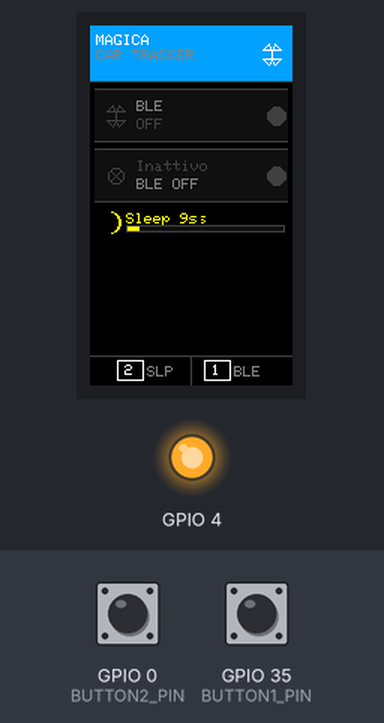
The sketch below on a simulated ESP32. Shown: 135×240 colour display, output pins drawn as LEDs (lit = HIGH). The inputs (shaded band) are chosen by the test bench; at power-on: GPIO 35 (BUTTON1_PIN) LOW, GPIO 0 (BUTTON2_PIN) HIGH. Nothing arrives over Bluetooth unless stated; a phone connects over Bluetooth LE 3 s after start; what the sketch prints to the serial monitor is not drawn.

Above: at 2.2 s.
2.3 s: GPIO 35 (BUTTON1_PIN) pulled HIGH for 0.15 s
At 2.69 s:
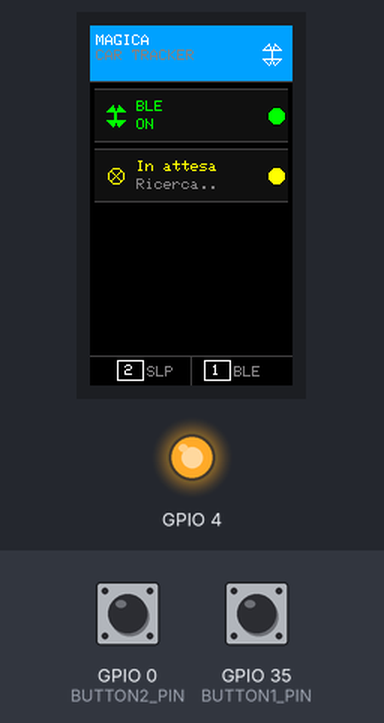
3.0 s: GPIO 0 (BUTTON2_PIN) pulled LOW for 0.15 s
3.7 s: GPIO 35 (BUTTON1_PIN) pulled HIGH for 1 s
At 4.13 s:
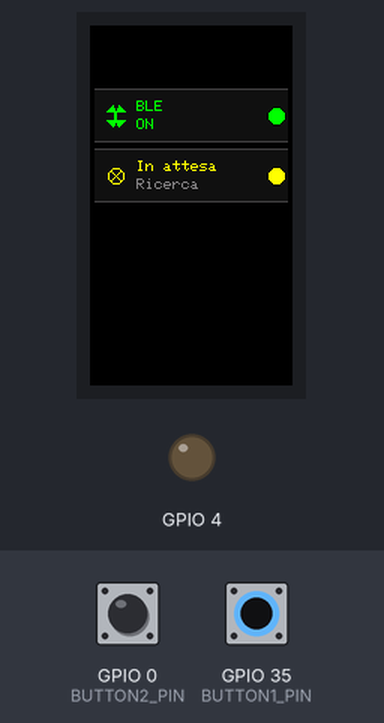
5.3 s: GPIO 35 (BUTTON1_PIN) pulled HIGH for 0.15 s
At 6.0 s:
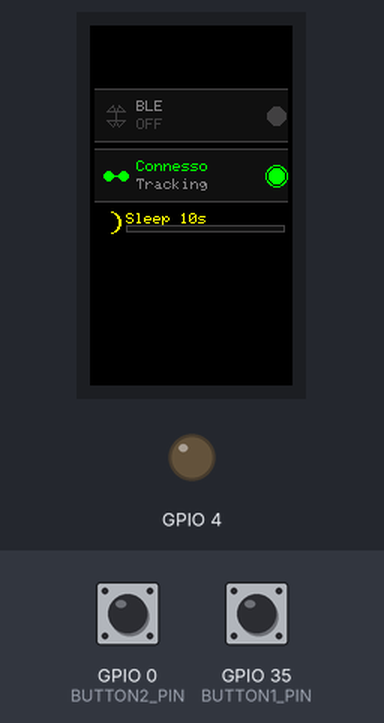
8.4 s: GPIO 0 (BUTTON2_PIN) pulled LOW for 0.15 s
At 9.02 s:
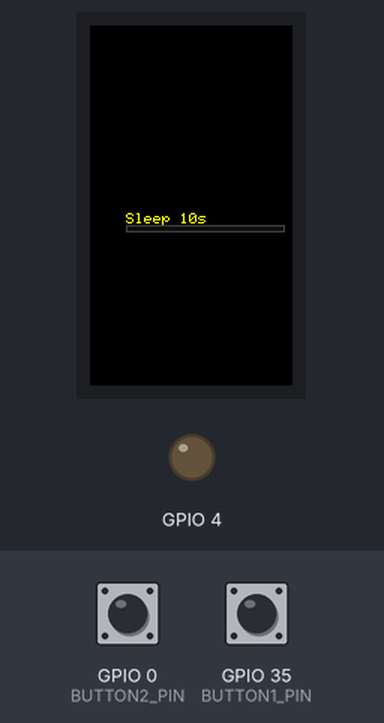
9.1 s: GPIO 35 (BUTTON1_PIN) pulled HIGH for 3.2 s
At 10.0 s:
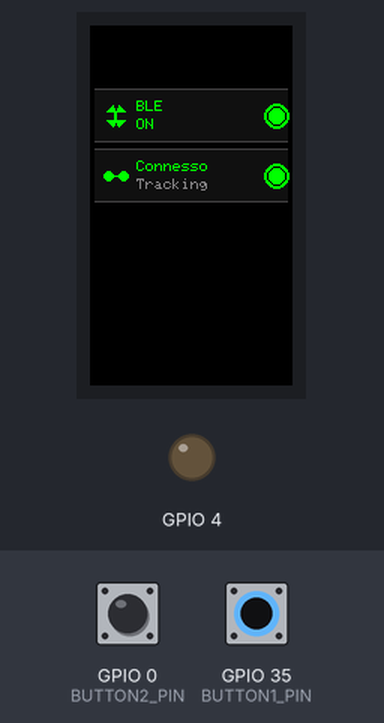
Timing chart, 0 to 12.1 s (numbered marks = the images above; inputs shaded):
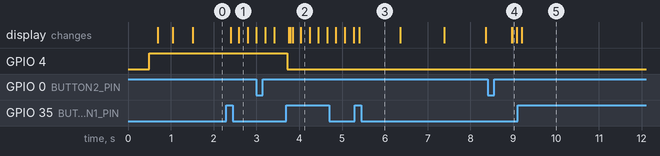

The sketch:

MagicaTrackerBLE.ino
```cpp
/*
 * ESP32 BLE Auto Tracker - Magica App
 * Versione con controllo pulsanti: BUTTON1 toggle BLE, BUTTON2 disponibile
 *
 * Hardware: LILYGO T-Display (ESP32)
 * Alimentazione: 12V auto → convertitore 5V → ESP32
 */

#include <BLEDevice.h>
#include <BLEServer.h>
#include <BLEUtils.h>
#include <BLE2902.h>
#include "Button2.h"

// ========== DISPLAY INCLUDES ==========
#include "DisplayManager.h"

// ========== DEEP SLEEP INCLUDES ==========
#include "driver/rtc_io.h"  // Per RTC GPIO control
#include "esp_sleep.h"      // Per deep sleep functions

// ========== CONFIGURAZIONE ==========

// Nome dispositivo BLE (prova anche: "Magica", "MagicaTracker", "CarBLE")
#define DEVICE_NAME "MagicaCar"

// UUID da scoprire - questi sono esempi generici
#define SERVICE_UUID        "0000180a-0000-1000-8000-00805f9b34fb"
#define CHARACTERISTIC_UUID "00002a29-0000-1000-8000-00805f9b34fb"

// Pin pulsanti LILYGO T-Display
#define BUTTON1_PIN 35  // Toggle BLE service
#define BUTTON2_PIN 0   // Toggle deep sleep

// Istanza libreria Button2
Button2 button1, button2;

// ========== VARIABILI GLOBALI ==========

BLEServer* pServer = NULL;
bool deviceConnected = false;
bool bleEnabled = false;  // Stato del servizio BLE (inizialmente disabilitato)

// ========== DISPLAY MANAGER ==========
DisplayManager displayManager;

// ========== DEEP SLEEP VARIABILI ==========
RTC_DATA_ATTR bool deepSleepMode = false;  // Stato persistente attraverso deep sleep
RTC_DATA_ATTR int bootCount = 0;           // Contatore boot per debug

// ========== TIMEOUT AUTO SLEEP ==========
#define AUTO_SLEEP_TIMEOUT 10000  // x secondi di inattività prima di deep sleep
unsigned long lastActivityTime = 0;  // Timestamp ultimo input utente
unsigned long lastCountdownTime = 0; // Per evitare spam countdown
bool countdownActive = false;       // Flag per countdown attivo
bool autoSleepEnabled = true;       // Flag per controllo esplicito auto timeout deep sleep

// ========== CALLBACK ==========

class MyServerCallbacks: public BLEServerCallbacks {
    void onConnect(BLEServer* pServer) {
      deviceConnected = true;
      // Il sistema di refresh ottimizzato rileverà automaticamente il cambiamento
      Serial.println("CONNESSO - Tracking attivo");
    }

    void onDisconnect(BLEServer* pServer) {
      deviceConnected = false;
      // Il sistema di refresh ottimizzato rileverà automaticamente il cambiamento
      Serial.println("DISCONNESSO - Riavvio advertising");
      delay(500);
      pServer->startAdvertising();
    }
};

// ========== FUNZIONI HELPER ==========

void enableBLE() {
  if (bleEnabled) return; // Già abilitato

  // Verifica che non siamo in deep sleep mode
  if (deepSleepMode) {
    Serial.println("⚠️ BLE non può essere abilitato in modalità DEEP SLEEP");
    Serial.println("💡 Premi BUTTON2 per uscire dal deep sleep");
    return;
  }

  Serial.println("✓ Abilitazione servizio BLE...");

  if (!pServer) {
    // Prima inizializzazione
    BLEDevice::init(DEVICE_NAME);

    // Crea server
    pServer = BLEDevice::createServer();
    pServer->setCallbacks(new MyServerCallbacks());

    // Crea servizio
    BLEService *pService = pServer->createService(SERVICE_UUID);

    // Crea caratteristica
    BLECharacteristic *pCharacteristic = pService->createCharacteristic(
      CHARACTERISTIC_UUID,
      BLECharacteristic::PROPERTY_READ   |
      BLECharacteristic::PROPERTY_NOTIFY
    );

    pCharacteristic->addDescriptor(new BLE2902());
    pCharacteristic->setValue("ESP32 Tracker");

    // Avvia servizio
    pService->start();
  }

  // Configura e avvia advertising
  BLEAdvertising *pAdvertising = BLEDevice::getAdvertising();
  pAdvertising->addServiceUUID(SERVICE_UUID);
  pAdvertising->setScanResponse(true);
  pAdvertising->setMinPreferred(0x06);
  pAdvertising->setMinPreferred(0x12);

  BLEDevice::startAdvertising();

  bleEnabled = true;
  // Il sistema di refresh ottimizzato rileverà automaticamente il cambiamento
  Serial.println("✓ BLE attivo e visibile");
  Serial.println("✓ In attesa connessione Magica...\n");
}

// ========== DISABLE BLE ==========
// Questa funzione ferma BLE advertising
// Viene chiamata quando si disabilita BLE manualmente o prima di deep sleep
void disableBLE() {
  if (!bleEnabled) return; // Già disabilitato

  Serial.println("🔄 Disabilitazione BLE...");

  if (pServer) {
    // Ferma l'advertising prima di dormire
    pServer->getAdvertising()->stop();
    deviceConnected = false;
  }

  bleEnabled = false;
  // Il sistema di refresh ottimizzato rileverà automaticamente il cambiamento
  Serial.println("✓ BLE disabilitato\n");
}

// ========== NUOVA IMPLEMENTAZIONE DEEP SLEEP ==========
void enterDeepSleep() {
  Serial.println("🔋 Entrando in DEEP SLEEP per risparmio energetico...");

  // IMPORTANTE: Spegni display prima di deep sleep
  displayManager.turnOff();

  // Verifica che GPIO 0 sia valido per RTC wake up
  if (!esp_sleep_is_valid_wakeup_gpio(GPIO_NUM_0)) {
    Serial.println("❌ ERRORE: GPIO 0 non valido per wake up da deep sleep!");
    return;
  }

  // PULIZIA: Disabilita tutti i wake up precedenti per evitare conflitti
  esp_sleep_disable_wakeup_source(ESP_SLEEP_WAKEUP_ALL);

  // IMPORTANTE: Prima configura il pin come input con pull-up per stabilità
  pinMode(BUTTON2_PIN, INPUT_PULLUP);

  // Breve delay per stabilizzare il pin (ridotto al minimo necessario)
  delay(5);

  // Verifica stato pin prima di configurare wake up
  int pinState = digitalRead(BUTTON2_PIN);

  // Sicurezza: se il pin è già LOW, non entrare in deep sleep per evitare loop
  if (pinState == LOW) {
    Serial.println("⚠️ ATTENZIONE: GPIO 0 è LOW - pulsante premuto o pin instabile!");
    Serial.println("⏸️  Annullamento deep sleep per sicurezza");
    return;
  }

  // Configura wake up source: ext0 - svegliati quando pulsante va LOW (premuto)
  // NOTA: Per pulsante collegato tra GPIO0 e GND:
  // - Non premuto: pin HIGH (grazie a pull-up)
  // - Premuto: pin LOW → wake up
  esp_sleep_enable_ext0_wakeup(GPIO_NUM_0, 0);  // Wake on LOW (pulsante premuto)

  // Nota: Non configurare RTC GPIO aggiuntive per evitare conflitti con altre librerie

  deepSleepMode = true;  // Salva stato in RTC memory
  Serial.println("✅ Wake up configurato su GPIO 0 (BUTTON2) - Wake on LOW");
  Serial.printf("💤 Buona notte! Premi BUTTON2 per svegliare... (Boot #%d)\n\n", ++bootCount);

  // Entra in deep sleep - consumo scende a ~0.15mA
  esp_deep_sleep_start();

  // Questa linea non verrà mai eseguita
  Serial.println("ERRORE: Uscito da deep sleep senza wake up!");
}

// ========== BUTTON HANDLERS ==========

// Handler per BUTTON1: Toggle BLE advertising (solo se non in deep sleep)
void handleButton1Tap(Button2& btn) {
  // Tap handler come fallback se Button2 chiama tap invece di click
  handleButton1Click(btn);
}

void handleButton1Click(Button2& btn) {
  // Verifica che non siamo in deep sleep mode
  if (deepSleepMode) {
    Serial.println("⚠️ BUTTON1: BLE non disponibile in modalità DEEP SLEEP");
    Serial.println("💡 Premi BUTTON2 per uscire dal deep sleep");
    return;
  }

  unsigned long currentTime = millis();
  lastActivityTime = currentTime;  // Reset timer attività
  countdownActive = false;         // Reset countdown

  if (bleEnabled) {
    // Disabilita BLE advertising + riabilita auto timeout
    Serial.println("🔄 BUTTON1: BLE attivo → BLE disabilitato");
    disableBLE();
    autoSleepEnabled = true;  // Riabilita auto timeout
    lastActivityTime = millis();  // Reset timer per auto sleep (NON entra in deep sleep immediatamente)
    countdownActive = false;  // Reset countdown per sicurezza
    Serial.println("✓ Auto timeout deep sleep riabilitato (10 sec) - Timer resettato");
  } else {
    // Abilita BLE advertising + disabilita auto timeout
    Serial.println("🔄 BUTTON1: BLE disabilitato → BLE attivo");
    autoSleepEnabled = false;  // Disabilita auto timeout
    enableBLE();
    Serial.println("✓ Auto timeout deep sleep disabilitato");
  }

  // Il sistema di refresh ottimizzato rileverà automaticamente il cambiamento di bleEnabled
}

// Handler per BUTTON2: Toggle deep sleep mode (da qualsiasi stato)
void handleButton2Click(Button2& btn) {
  unsigned long currentTime = millis();
  lastActivityTime = currentTime;  // Reset timer attività
  countdownActive = false;         // Reset countdown

  if (deepSleepMode) {
    // Siamo in deep sleep mode → esci e fai reset completo
    Serial.println("🔄 BUTTON2: Uscita da DEEP SLEEP - Reset completo...");
    deepSleepMode = false;  // Reset flag prima del restart
    delay(100);  // Breve delay per permettere messaggio Serial
    ESP.restart();  // Reset completo - ricomincia da setup()
    return;  // Questa linea non verrà mai raggiunta
  } else {
    // Non siamo in deep sleep mode → abilitalo (entrata)
    Serial.println("🔄 BUTTON2: Abilitazione DEEP SLEEP mode");

    // Se BLE è attivo, disabilitalo prima di deep sleep
    // disableBLE() gestisce automaticamente la disconnessione e lo stop dell'advertising
    if (bleEnabled) {
      Serial.println("📡 Disabilitazione BLE prima di deep sleep...");
      disableBLE();
      // Piccolo delay per permettere al display di aggiornarsi e alla disconnessione di completarsi
      delay(200);
    }

    // Attendi che il pulsante venga rilasciato per evitare wake up immediato
    Serial.println("🔍 Attendo rilascio pulsante BUTTON2...");
    unsigned long waitStart = millis();
    while (digitalRead(BUTTON2_PIN) == LOW && (millis() - waitStart) < 2000) {
      delay(1);  // Delay minimo solo per non saturare la CPU (debounce gestito da Button2)
    }

    // Entra in deep sleep
    enterDeepSleep();  // Vai in deep sleep (displayManager.turnOff() chiamato dentro)
  }
}

// ========== HELPER FUNCTIONS DEEP SLEEP ==========

// Funzione per stampare la causa del wake up
void print_wakeup_reason() {
  esp_sleep_wakeup_cause_t wakeup_reason = esp_sleep_get_wakeup_cause();

  switch (wakeup_reason) {
    case ESP_SLEEP_WAKEUP_EXT0:
      Serial.println("🌅 Wake up: GPIO esterno (BUTTON2)"); break;
    case ESP_SLEEP_WAKEUP_EXT1:
      Serial.println("🌅 Wake up: GPIO esterno multiplo"); break;
    case ESP_SLEEP_WAKEUP_TIMER:
      Serial.println("🌅 Wake up: Timer"); break;
    case ESP_SLEEP_WAKEUP_TOUCHPAD:
      Serial.println("🌅 Wake up: Touch pad"); break;
    case ESP_SLEEP_WAKEUP_ULP:
      Serial.println("🌅 Wake up: ULP program"); break;
    default:
      Serial.printf("🌅 Wake up: Altro (%d)\n", wakeup_reason); break;
  }
}

// ========== SETUP ==========

void setup() {
  Serial.begin(115200);
  delay(500);  // Tempo ridotto per aprire Serial Monitor (era 1000ms)

  bootCount++;
  Serial.printf("\n=== ESP32 BLE Tracker per Magica - Boot #%d ===\n", bootCount);

  // PULIZIA: Disabilita eventuali wake up sources residue per evitare auto-wake up
  esp_sleep_disable_wakeup_source(ESP_SLEEP_WAKEUP_ALL);

  // Verifica causa wake up
  print_wakeup_reason();

  // Gestione wake up da deep sleep
  if (esp_sleep_get_wakeup_cause() == ESP_SLEEP_WAKEUP_EXT0) {
    Serial.println("✅ Svegliato da BUTTON2 - Uscita da DEEP SLEEP");

    // IMPORTANTE: Deinizializza RTC GPIO prima di riconfigurare il pin
    rtc_gpio_deinit(GPIO_NUM_0);
    delay(50);  // Delay per permettere la deinizializzazione

    // Riconfigura il pin come normale GPIO input
    pinMode(BUTTON2_PIN, INPUT_PULLUP);
    delay(50);  // Delay per stabilizzare il pin

    // CRITICO: Attendi che il pulsante venga rilasciato prima del restart
    // Questo evita che il pulsante sia ancora premuto quando Button2 viene inizializzato
    Serial.println("🔍 Attendo rilascio pulsante BUTTON2 prima del restart...");
    unsigned long waitStart = millis();
    while (digitalRead(BUTTON2_PIN) == LOW && (millis() - waitStart) < 3000) {
      delay(10);  // Polling ogni 10ms
    }

    if (digitalRead(BUTTON2_PIN) == LOW) {
      Serial.println("⚠️  Pulsante ancora premuto dopo 3 secondi - procedo comunque");
    } else {
      Serial.println("✓ Pulsante rilasciato - procedo con restart");
    }

    Serial.println("🔄 Reset completo per ricominciare da zero...");
    deepSleepMode = false;  // Reset flag prima del restart
    delay(200);  // Delay per permettere messaggi Serial
    ESP.restart();  // Reset completo - ricomincia da setup()
    return;  // Questa linea non verrà mai raggiunta
  } else if (deepSleepMode) {
    // Stato deep sleep attivo ma wake up non da EXT0
    // Questo può succedere se il sistema si riavvia per altri motivi
    Serial.println("⚠️  Stato deep sleep attivo ma nessuna causa wake up valida");
    Serial.println("🔄 Possibile wake up spontaneo - mantenendo deep sleep mode");
    // Manteniamo deepSleepMode = true per entrare subito in sleep nel loop
    lastActivityTime = millis();  // Reset timer attività
    // Riaccendi display temporaneamente per debug
    displayManager.turnOn();
    displayManager.init();
  } else {
    // Avvio normale (non da deep sleep)
    lastActivityTime = millis();  // Inizializza timer attività
    autoSleepEnabled = true;  // Auto timeout attivo all'avvio (BLE disabled)
    // Inizializza display per avvio normale
    displayManager.init();
  }

  // Inizializza pulsanti sempre (BUTTON2 deve funzionare anche per uscire dal deep sleep)
  // BUTTON1 (pin 35): Input-only pin, NON supporta INPUT_PULLUP interno
  // Il pin 35 su ESP32 è ADC-only e richiede pull-up esterno sulla scheda
  pinMode(BUTTON1_PIN, INPUT);  // Configura manualmente come INPUT
  button1.begin(BUTTON1_PIN, INPUT, true);  // INPUT con activeLow=true
  button1.setDebounceTime(50);  // 50ms per maggiore stabilità
  button1.setDoubleClickTime(400);  // 400ms per distinguere click singolo da doppio
  button1.setTapHandler(handleButton1Tap);  // Tap handler come fallback
  button1.setClickHandler(handleButton1Click);

  // BUTTON2 (pin 0): Supporta INPUT_PULLUP (default)
  // IMPORTANTE: Assicurati che il pin sia configurato correttamente prima di begin()
  // Se viene da deep sleep, potrebbe essere ancora configurato come RTC GPIO
  // Reset esplicito del pin RTC se necessario
  rtc_gpio_deinit(GPIO_NUM_0);  // Deinizializza RTC GPIO se configurato
  delay(50);  // Delay aumentato per permettere la deinizializzazione completa

  pinMode(BUTTON2_PIN, INPUT_PULLUP);  // Configura esplicitamente come INPUT_PULLUP
  delay(50);  // Delay aumentato per stabilizzare completamente il pin

  // Verifica che il pin sia HIGH (non premuto) prima di inizializzare Button2
  // Se il pin è LOW, aspetta che venga rilasciato
  if (digitalRead(BUTTON2_PIN) == LOW) {
    Serial.println("⚠️  BUTTON2 è premuto durante inizializzazione - attendo rilascio...");
    unsigned long waitStart = millis();
    while (digitalRead(BUTTON2_PIN) == LOW && (millis() - waitStart) < 2000) {
      delay(10);
    }
    if (digitalRead(BUTTON2_PIN) == LOW) {
      Serial.println("⚠️  BUTTON2 ancora premuto dopo 2 secondi - procedo comunque");
    } else {
      Serial.println("✓ BUTTON2 rilasciato");
    }
  }

  button2.begin(BUTTON2_PIN);  // Usa default INPUT_PULLUP
  delay(50);  // Delay aumentato dopo begin() per stabilizzare completamente

  // Reset Button2 per assicurare stato pulito
  button2.reset();
  delay(50);  // Delay aumentato dopo reset

  button2.setDebounceTime(50);  // Debounce time aumentato per maggiore stabilità
  button2.setClickHandler(handleButton2Click);

  // Verifica finale che Button2 sia pronto
  delay(50);  // Delay finale per assicurare che tutto sia stabilizzato

  Serial.println("✓ Pulsanti inizializzati");
  Serial.println("✓ BUTTON1 (pin 35): Toggle BLE on/off (solo se non in deep sleep)");
  Serial.println("✓ BUTTON2 (pin 0): Toggle deep sleep on/off (da qualsiasi stato)");
  Serial.println("✓ BLE inizialmente DISABILITATO (no advertising)");
  Serial.printf("✓ AUTO SLEEP: entra in deep sleep dopo %d secondi di inattività (attivo all'avvio)\n", AUTO_SLEEP_TIMEOUT / 1000);
  Serial.println("✓ BUTTON1: quando abilita BLE → disabilita auto timeout, quando disabilita BLE → riabilita auto timeout");
  Serial.println("✓ BUTTON2: quando esce da deep sleep → reset completo e ricomincia da zero\n");

  // Disegna UI iniziale solo se non siamo in deep sleep mode
  if (!deepSleepMode) {
    displayManager.update(bleEnabled, deviceConnected, AUTO_SLEEP_TIMEOUT);
  } else {
    Serial.println("🔋 Modalità DEEP SLEEP attiva - Andando immediatamente in sleep...\n");
  }
}

// ========== LOOP ==========

void loop() {
  // Se siamo in modalità deep sleep, vai immediatamente in sleep
  if (deepSleepMode) {
    enterDeepSleep();
    return;  // Questa linea non verrà mai raggiunta
  }

  unsigned long currentTime = millis();

  // Calcola tempo rimanente per auto sleep
  unsigned long timeToSleep = 0;
  if (autoSleepEnabled) {
    unsigned long timeSinceActivity = currentTime - lastActivityTime;
    timeToSleep = (timeSinceActivity < AUTO_SLEEP_TIMEOUT) ?
                   (AUTO_SLEEP_TIMEOUT - timeSinceActivity) : 0;
  }

  // Aggiorna UI continuamente
  displayManager.update(bleEnabled, deviceConnected, timeToSleep);

  // ========= GESTIONE PULSANTI CON BUTTON2 ==========
  // I callback vengono chiamati automaticamente quando necessario
  // BUTTON2 può sempre funzionare per toggle deep sleep
  button2.loop();

  // BUTTON1 funziona solo se non siamo in deep sleep (controllo già dentro handleButton1Click)
  if (!deepSleepMode) {
    button1.loop();
  }

  // IMPORTANTE: Ricalcola currentTime dopo gestione pulsanti per evitare race condition
  // I pulsanti potrebbero aver resettato lastActivityTime, quindi dobbiamo ricalcolare
  currentTime = millis();

  // Controllo timeout auto sleep (solo se auto timeout è abilitato e non già in deep sleep)
  if (!deepSleepMode && autoSleepEnabled && currentTime - lastActivityTime >= AUTO_SLEEP_TIMEOUT) {
    Serial.println("⏰ Timeout inattività raggiunto - Entrando in DEEP SLEEP automatico...");
    deepSleepMode = true;  // Abilita deep sleep mode
    enterDeepSleep();
    return;
  }

  // Countdown negli ultimi 10 secondi (solo se auto timeout è abilitato e non in deep sleep)
  if (!deepSleepMode && autoSleepEnabled) {
    unsigned long timeSinceActivity = currentTime - lastActivityTime;
    unsigned long timeToSleep = AUTO_SLEEP_TIMEOUT - timeSinceActivity;

    if (timeToSleep <= 10000) {  // Ultimi 10 secondi
      if (!countdownActive) {
        countdownActive = true;
        Serial.printf("⏰ Auto sleep tra %lu secondi - Premi BUTTON1 per annullare (abilita BLE)\n", timeToSleep / 1000);
        lastCountdownTime = currentTime;
      } else if (currentTime - lastCountdownTime >= 1000) {  // Aggiorna ogni secondo
        unsigned long secondsLeft = timeToSleep / 1000;
        if (secondsLeft > 0) {
          Serial.printf("⏰ %lu...\n", secondsLeft);
        }
        lastCountdownTime = currentTime;
      }
    } else {
      countdownActive = false;  // Reset se siamo usciti dal countdown
    }
  } else {
    // Se auto timeout è disabilitato, reset countdown per sicurezza
    countdownActive = false;
  }

  // Heartbeat se BLE attivo e connesso
  if (bleEnabled && deviceConnected) {
    Serial.print(".");  // Heartbeat visivo
  }

  // Delay minimo solo per non saturare la CPU (debounce gestito da Button2)
  delay(10);
}
```

Source omitted: DisplayManager.h (24564 bytes)

Measured:
- after the input at 2.3 s, the display: first changes after 0.10 s (image 1 shows a later state)
- after the input at 3.7 s, the display: first differs from a run without the input after 0.15 s (image 2 shows a later state)
- after the input at 5.3 s, the display: changes after 0.10 s (image 3)
- after the input at 8.4 s, the display: first changes after 0.56 s (image 4 shows a later state)
- after the input at 9.1 s, the display: changes after 0.10 s (image 5)
